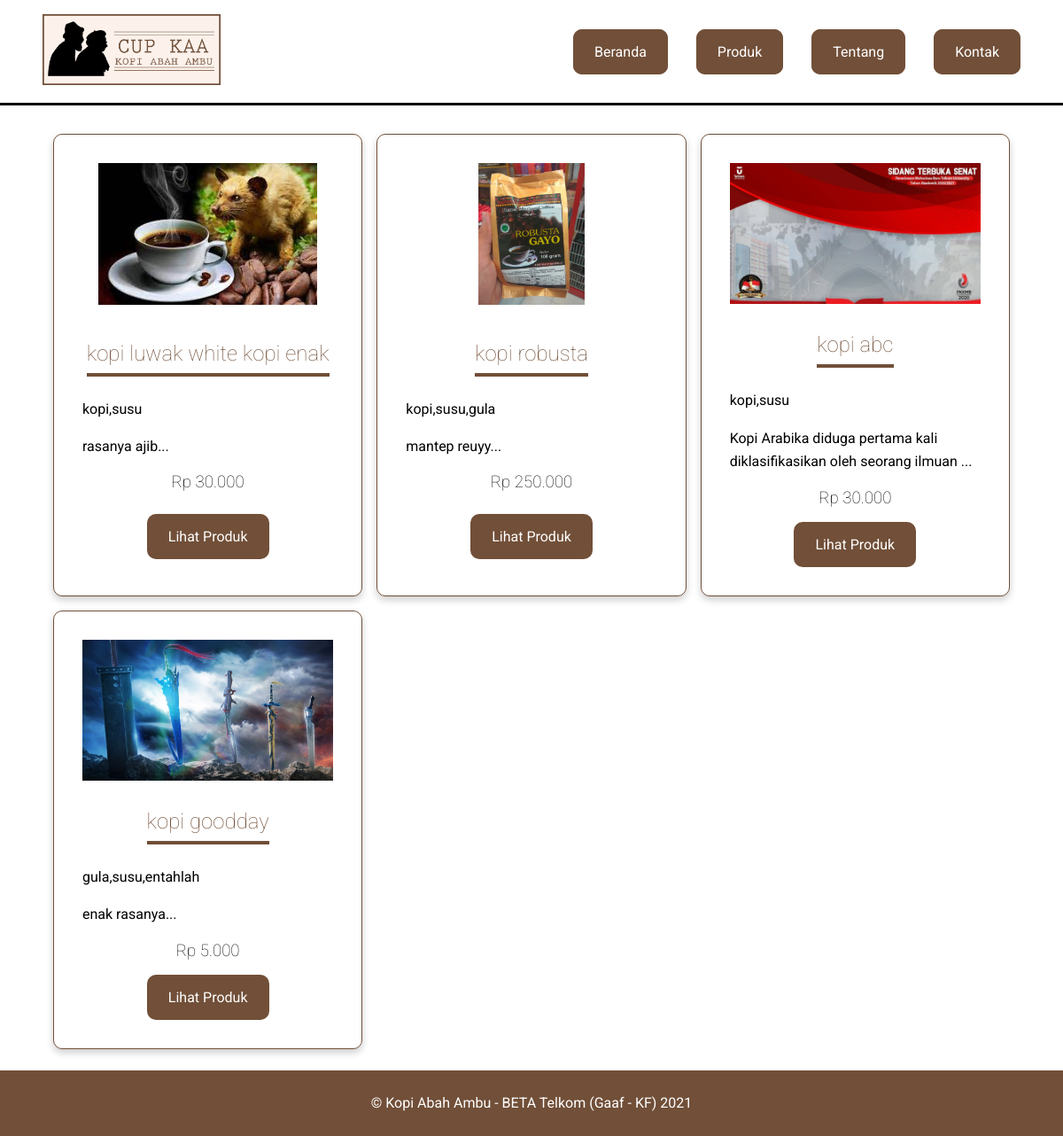
/produklist.php, run on the app's committed database.
### tables this page shows
CREATE TABLE `produk` (
  `idproduk` int(11) NOT NULL,
  `namaproduk` varchar(100) NOT NULL,
  `komposisi` text NOT NULL,
  `gambar` varchar(100) NOT NULL,
  `deskripsi` text NOT NULL,
  `harga` int(11) NOT NULL
);

### script/koneksi.php (called while the page is built, shortened)
<?php
function rupiah($angka)
{
    $hasil_rupiah = "Rp " . number_format($angka, 0, ',', '.');
    return $hasil_rupiah;
}

### produklist.php (the view)
<?php
require_once "view/header.php";
include 'script/koneksi.php';
?>
<div class="grid produk-list main-container">
  <?php
  $query = "SELECT * FROM produk ORDER BY idproduk ASC";
  $result = mysqli_query($conn, $query);
  if (mysqli_num_rows($result) > 0) {
    while ($row = mysqli_fetch_assoc($result)) {
  ?>
      <div class="produk-item card flex">
        <img class="thumb" src="dist/img/gambar_produk/<?php echo $row['gambar']; ?>" alt="">
        <h2> <?php echo $row['namaproduk']; ?> </h2>
        <p> <?php echo $row['komposisi']; ?> </p>
        <p><?php echo substr($row['deskripsi'], 0, 70) ?>...</p>
        <h3><?php echo rupiah($row['harga']); ?></h3>
        <a href="produk.php?idproduk=<?php echo $row['idproduk']; ?>" class="link">Lihat Produk</a>
      </div>
    <?php  }
  } else { ?>
    <h2 align="center">Tidak ada Produk</h2>
  <?php } ?>
</div>
<?php
require_once "view/footer.php";
?>

### data on the page
produk: gambar (picture), namaproduk "kopi luwak white kopi enak", komposisi "kopi,susu", deskripsi "rasanya ajib", harga "Rp 30.000"
produk: gambar (picture), namaproduk "kopi robusta", komposisi "kopi,susu,gula", deskripsi "mantep reuyy", harga "Rp 250.000"
produk: gambar (picture), namaproduk "kopi abc", komposisi "kopi,susu", deskripsi "Kopi Arabika diduga pertama kali diklasifikasikan oleh seorang ilmuan", harga "Rp 30.000"
produk: gambar (picture), namaproduk "kopi goodday", komposisi "gula,susu,entahlah", deskripsi "enak rasanya", harga "Rp 5.000"
